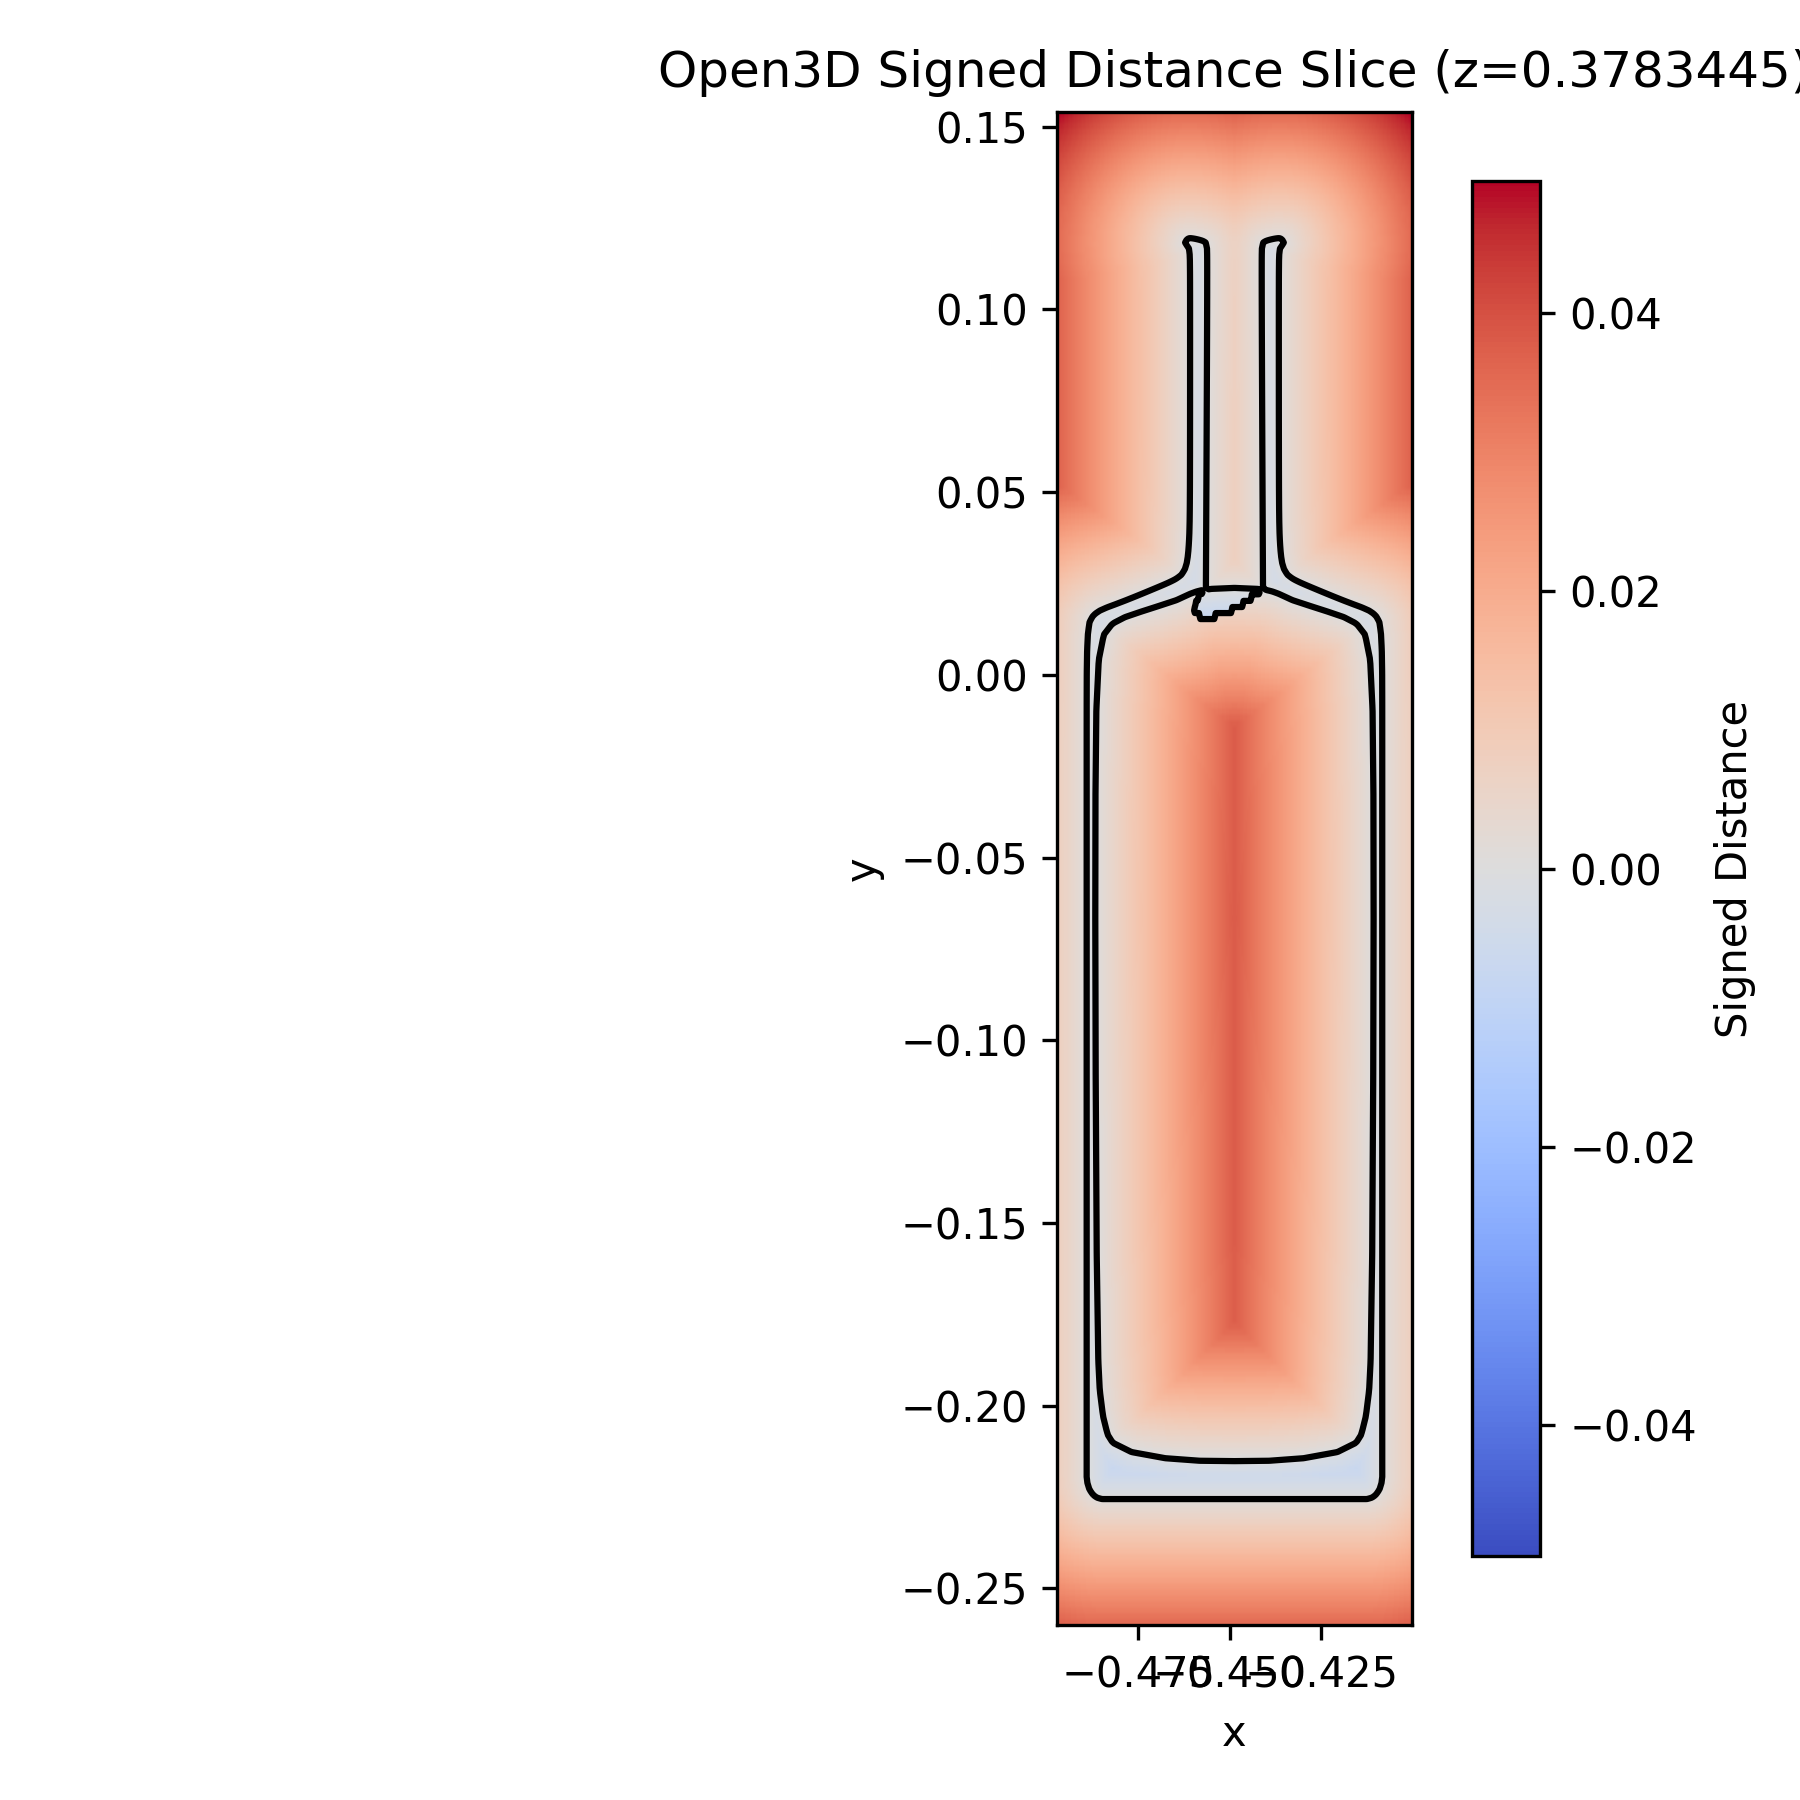

Source code (Python):
import numpy as np
import open3d as o3d
import matplotlib.pyplot as plt
import trimesh

def load_mesh(dir):
    # Load the .obj modle exported form Blender
    # Compute the bbox of modle, you can adjust margin_value to control the margin.
    # Transfrom it to .ply modle for loading in open3d
    mesh = trimesh.load_mesh(dir)
    bbox_min, bbox_max = mesh.bounds
    margin_value = 0.1
    margin = margin_value * (bbox_max - bbox_min)
    bbox_min = bbox_min - margin
    bbox_max = bbox_max + margin
    x_min, x_max = bbox_min [0], bbox_max[0]
    y_min, y_max = bbox_min [1], bbox_max[1]
    z_min, z_max = bbox_min [2], bbox_max[2]
    mesh.export("001.ply")
    mesh= o3d.io.read_triangle_mesh("001.ply")
    return mesh, x_min, x_max, y_min, y_max, z_min, z_max

def set_sline(res):
    # Generate the sline for printing sdf value
    # z_index is the position of sline in z axis.
    # Return the pts_t (points of the sline)
    xs = np.linspace(x_min, x_max, res)
    ys = np.linspace(y_min, y_max, res)
    X, Y = np.meshgrid(xs, ys, indexing='ij')
    z_index = 0.5
    z_val = z_min + z_index * (z_max - z_min)
    Z = np.full_like(X, z_val)
    pts = np.stack([X, Y, Z], axis=-1).reshape(-1, 3)
    pts_t = o3d.core.Tensor(pts, dtype=o3d.core.Dtype.Float32)
    return xs, ys, z_val, pts_t

def compute_sdf(point):
    # compute the sdf value of points
    pttest = np.stack(point, axis=-1).reshape(-1, 3)
    pttest_t = o3d.core.Tensor(pttest, dtype=o3d.core.Dtype.Float32)
    print(scene.compute_signed_distance(pttest_t).numpy())
    
def plt_save(sdf_slice, xs, ys, z_val, save_path="open3d_sdf.png"):
    plt.figure(figsize=(6, 6))
    abs_max = np.max(np.abs(sdf_slice))
    # heatmap figure
    im = plt.imshow(
        sdf_slice.T,
        origin='lower',
        extent=[xs.min(), xs.max(), ys.min(), ys.max()],
        cmap='coolwarm',
        vmin=-abs_max,                  # 左右对称
        vmax=abs_max
    )

    plt.colorbar(im, fraction=0.046, pad=0.04, label="Signed Distance")

    # zero-level line figure
    plt.contour(
        xs, ys, sdf_slice.T,
        levels=[0],
        colors='black',
        linewidths=1.5
    )

    plt.gca().set_aspect('equal')
    plt.xlabel("x")
    plt.ylabel("y")
    plt.title(f"Open3D Signed Distance Slice (z={z_val})")

    plt.tight_layout()
    plt.savefig(save_path, dpi=300)
    plt.show()

if __name__ =='__main__':
    mesh, x_min, x_max, y_min, y_max, z_min, z_max = load_mesh(dir="001.obj", )

    voxel_size = 0.01
    sdf_volume = o3d.geometry.VoxelGrid.create_from_triangle_mesh(
        mesh,
        voxel_size=voxel_size
    )
    mesh_t = o3d.t.geometry.TriangleMesh.from_legacy(mesh)
    scene = o3d.t.geometry.RaycastingScene()
    _ = scene.add_triangles(mesh_t)
    res = 256  # resolution of sline
    xs, ys, z_val, pts= set_sline(res)
    sdf = scene.compute_signed_distance(pts).numpy()
    sdf_slice = sdf.reshape(res, res)
    plt_save(sdf_slice, xs = xs, ys = ys, z_val=z_val)
    print("Print over")